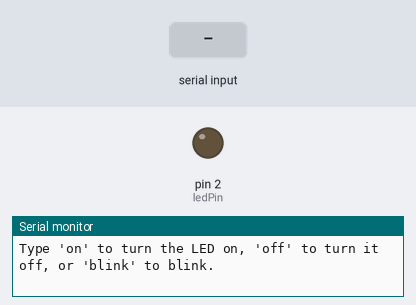
Bench run of a sketch on a simulated Arduino Uno, built with avr-gcc and run on an emulated ATmega328P. Shown: output pins drawn as LEDs (lit = HIGH), the last lines printed to the serial monitor. Dashed ring = blinking. Inputs (shaded band) come from the test bench.

Above: at 1.2 s.
1.3 s: "blink\n" received over Serial
At 1.7 s:
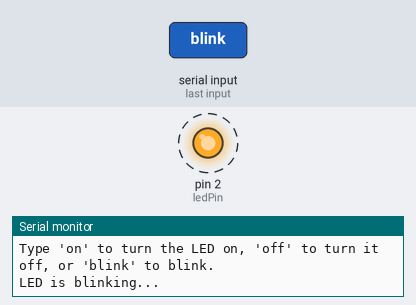
4.3 s: "on\n" received over Serial
7.3 s: "off\n" received over Serial
At 8.2 s:
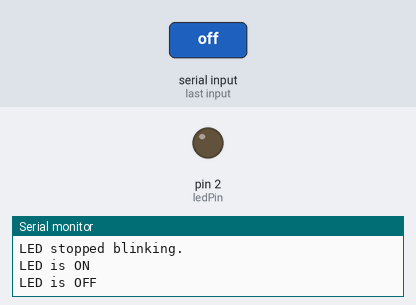
Timing chart, 0 to 10.3 s (numbered marks = the images above; inputs shaded):
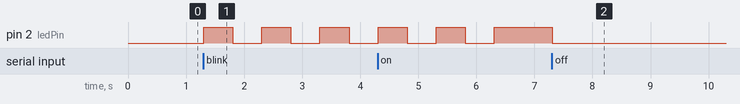

The sketch:

Code.ino
```cpp
const int ledPin = 2; // Define the pin connected to the LED

void setup() {
  pinMode(ledPin, OUTPUT);   // Set the LED pin as an output
  Serial.begin(9600);      // Start serial communication at 9600 baud rate
  Serial.println("Type 'on' to turn the LED on, 'off' to turn it off, or 'blink' to blink.");
}

void loop() {
  if (Serial.available()) {            // Check if data is available on the Serial Monitor
    String command = Serial.readStringUntil('\n'); // Read the input as a string until a newline

    command.trim();                    // Remove any extra white spaces

    if (command.equalsIgnoreCase("on")) {
      digitalWrite(ledPin, HIGH);       // Turn the LED on
      Serial.println("LED is ON");
    }
    else if (command.equalsIgnoreCase("off")) {
      digitalWrite(ledPin, LOW);        // Turn the LED off
      Serial.println("LED is OFF");
    }
    else if (command.equalsIgnoreCase("blink")) {
      Serial.println("LED is blinking...");
      for (int i = 0; i < 5; i++) {     // Blink the LED 5 times
        digitalWrite(ledPin, HIGH);
        delay(500);
        digitalWrite(ledPin, LOW);
        delay(500);
      }
      Serial.println("LED stopped blinking.");
    }
    else {
      Serial.println("Invalid command. Type 'on', 'off', or 'blink'.");
    }
  }
}
```

Measured:
- after the input at 1.3 s, pin 2 (ledPin): alternates HIGH for 0.50 s and LOW for 0.50 s, starting at once
- after the input at 7.3 s, pin 2 (ledPin): HIGH → LOW at once
